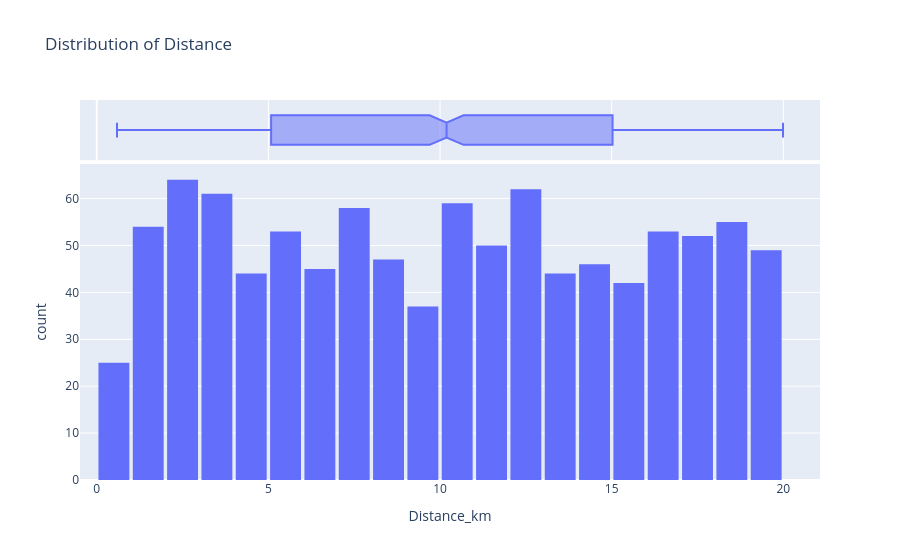

The notebook cell this image was saved under:
### Code cell
fig=px.histogram(df,x='Distance_km',marginal='box',nbins=21,title='Distribution of Distance')
fig.update_layout(bargap=0.1)
fig.show()

### Figure 1 — Plotly figure (JSON) as saved in the notebook; plotly's stock layout.template omitted (floating-point values rounded to 4 significant figures; data arrays with more than 128 entries replaced by an {"elided": "..."} marker saying what was removed)
{"data": [{"bingroup": "x", "hovertemplate": "Distance_km=%{x}<br>count=%{y}<extra></extra>", "legendgroup": "", "marker": {"color": "#636efa", "pattern": {"shape": ""}}, "name": "", "nbinsx": 21, "orientation": "v", "showlegend": false, "type": "histogram", "x": {"elided": "1000 float values"}, "xaxis": "x", "yaxis": "y"}, {"hovertemplate": "Distance_km=%{x}<extra></extra>", "legendgroup": "", "marker": {"color": "#636efa"}, "name": "", "notched": true, "showlegend": false, "type": "box", "x": {"elided": "1000 float values"}, "xaxis": "x2", "yaxis": "y2"}], "layout": {"bargap": 0.1, "barmode": "relative", "legend": {"tracegroupgap": 0}, "title": {"text": "Distribution of Distance"}, "xaxis": {"anchor": "y", "domain": [0, 1], "title": {"text": "Distance_km"}}, "xaxis2": {"anchor": "y2", "domain": [0, 1], "matches": "x", "showgrid": true, "showticklabels": false}, "yaxis": {"anchor": "x", "domain": [0, 0.8316], "title": {"text": "count"}}, "yaxis2": {"anchor": "x2", "domain": [0.8416, 1], "matches": "y2", "showgrid": false, "showline": false, "showticklabels": false, "ticks": ""}}}
